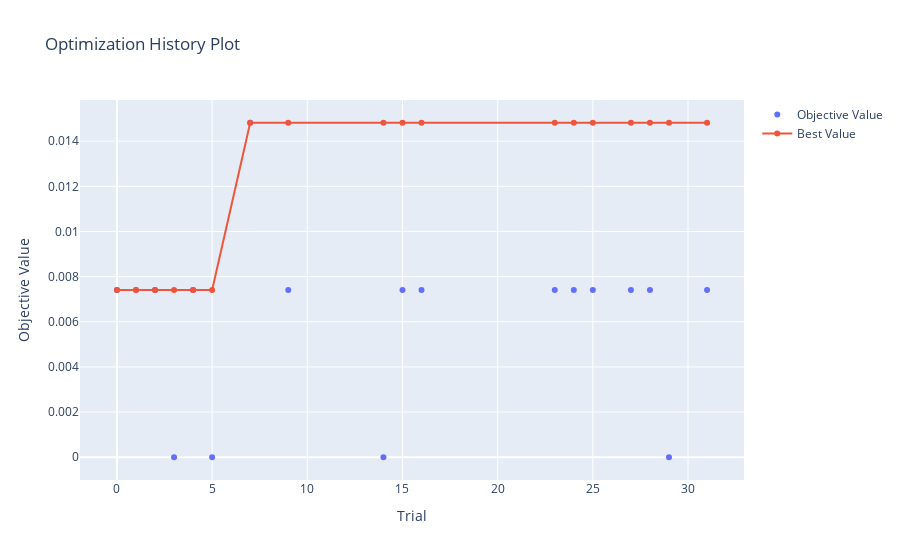

Notebook code for this chart:
### Code cell
optuna.visualization.plot_optimization_history(study)

### Figure 1 — Plotly figure (JSON) as saved in the notebook; plotly's stock layout.template omitted (floating-point values rounded to 4 significant figures)
{"data": [{"mode": "markers", "name": "Objective Value", "type": "scatter", "x": [0, 1, 2, 3, 4, 5, 7, 9, 14, 15, 16, 23, 24, 25, 27, 28, 29, 31], "y": [0.007407, 0.007407, 0.007407, 0, 0.007407, 0, 0.01481, 0.007407, 0, 0.007407, 0.007407, 0.007407, 0.007407, 0.007407, 0.007407, 0.007407, 0, 0.007407]}, {"name": "Best Value", "type": "scatter", "x": [0, 1, 2, 3, 4, 5, 7, 9, 14, 15, 16, 23, 24, 25, 27, 28, 29, 31], "y": [0.007407, 0.007407, 0.007407, 0.007407, 0.007407, 0.007407, 0.01481, 0.01481, 0.01481, 0.01481, 0.01481, 0.01481, 0.01481, 0.01481, 0.01481, 0.01481, 0.01481, 0.01481]}], "layout": {"title": {"text": "Optimization History Plot"}, "xaxis": {"title": {"text": "Trial"}}, "yaxis": {"title": {"text": "Objective Value"}}}}
